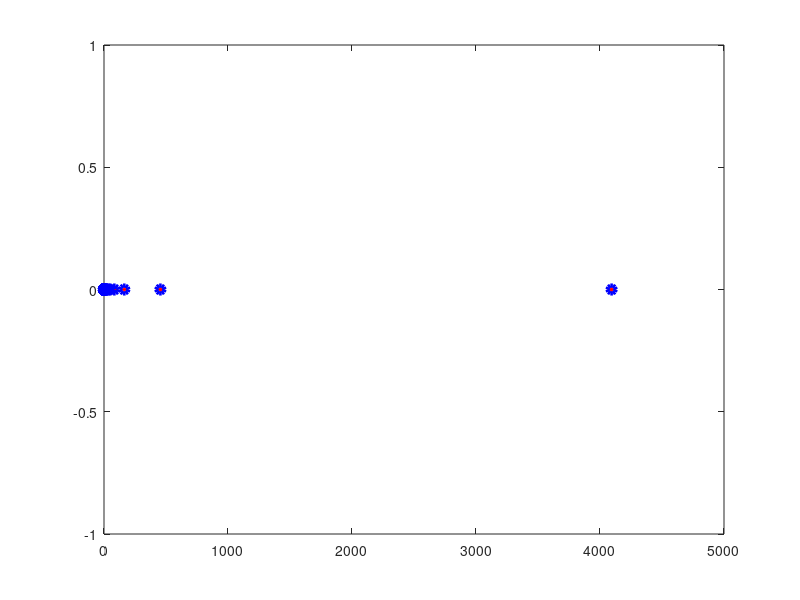

Write MATLAB code to recreate this figure.
clear all
clc

n = 100;
p = n:-1:1;
A = p(ones(n,1),:) - diag(ones(n-1, 1),-1);
A1 = triu(A, -1);

% S1 è un matrice che ha sulle colonne gli autovettori di Ai
% lambda1 è una matrice diagonale i cui elementi sono gli autovalori
[S1, lambda1] = eig(A1);

A1p = A1;
A1p(n,:) = A1(n,:) + 1.0e-10;
lambda1p = eig(A1p); % lamda1p è un vettore

e=diag(lambda1);

a=sort(e);
b=sort(lambda1p);

err_max = max(abs(a-b));

K1 = cond(S1);
M1 = K1*norm(A1-A1p);

%plot(real(e), imag(e), 'r*', real(lambda1p), imag(lambda1p), 'bo', 'LineWidth', 3);

%%%%%%%%%%%%%%%%%%%%%%%

A2 = triu(A1) + triu(A1, 1)';
[S2, lambda2] = eig(A2);
A2p = A2;
A2p(n,:) = A2(n,:)+1.0e-10;

lambda2p = eig(A2p);
e2 = diag(lambda2);

a2 = sort(e2);
b2 = sort(lambda2p);

err2max=max(abs(a2-b2));
err2max

K2 = cond(S2)
M2 = K2*norm(A2-A2p)
plot(real(e2), imag(e2), 'r*', real(lambda2p), imag(lambda2p), 'bo', 'LineWidth', 3);
